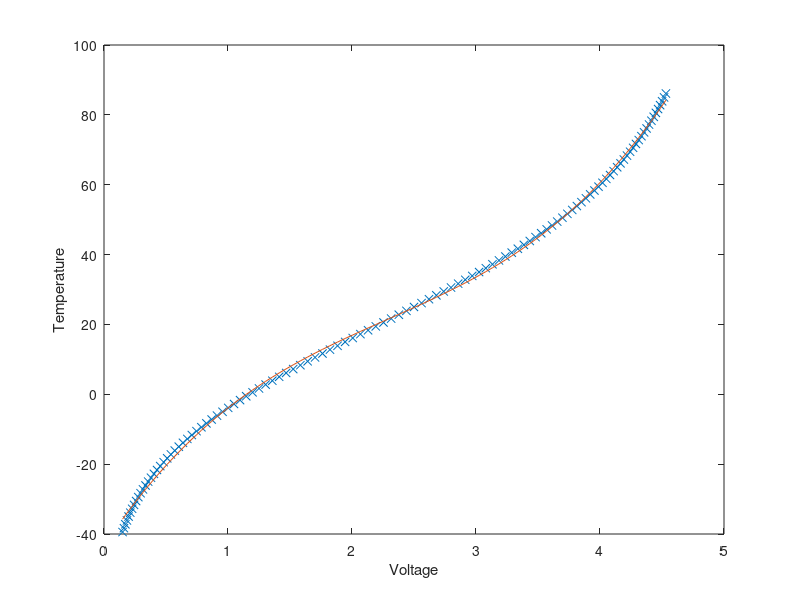

This figure's MATLAB source:
clear all;
% ==============================================================================
%Copy and paste the dataset into a .text file
%Now load the dataset from the .txt file and store it in a variable
%The first column of the dataset is the temperature in Fahrenheit
%The second column of the dataset is the temperature in Celcius
%The third column of the dataset is the value of resistance
data = load('Thermistor_10k_Bapi.txt');

Temp = data(:,2)';           %Temperature in cel
TRes = data(:,3)';

% ==============================================================================
%Using voltage dedvider law to establish relationship between temperature & voltage  
RPDown = 10000;              %10k pull down resistor with thermistor
Den = TRes + RPDown ;        
Num = RPDown * 5;            % Assuming 5vollts input voltage 

Volt = (Num ./ Den);

% ==============================================================================
%This temperature vs voltage dataset is the taining set for the regression
%The equation will be like : y = ax^(n) + bx^(n-1) + ... + cx^(1)+kx^(0)
%The coefficients will be automatically calculated by the polyfit() function
coeff = polyfit(Volt,Temp,3);
y = polyval(coeff,Volt);

plot(Volt,Temp,'x');
hold;
plot(Volt,y);
xlabel('Voltage');
ylabel('Temperature'); 
% ==============================================================================

